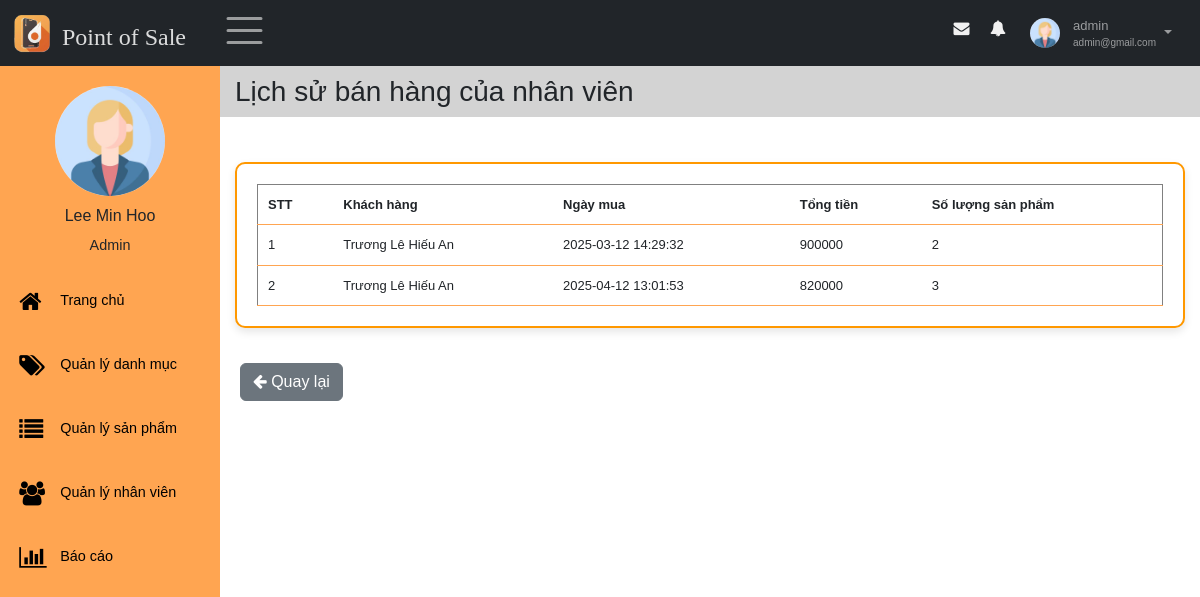
Page /source/Product_List_Admin/index.php?sidebar=quanlynhanvien&id_view=2 (signed in) on the committed database.
### tables this page shows
CREATE TABLE `taikhoan` (
  `id` int(11) NOT NULL,
  `id_nhanvien` int(11) NOT NULL,
  `username` varchar(30) NOT NULL,
  `password` varchar(30) NOT NULL,
  `role` enum('Admin','Nhân viên') NOT NULL,
  `trangthai_hd` tinyint(1) NOT NULL,
  `activate_token` varchar(10) DEFAULT NULL,
  `expire_time` int(11) DEFAULT NULL,
  `pass_changed` tinyint(1) DEFAULT NULL,
  `trangthai_khoa` tinyint(1) NOT NULL DEFAULT 0
);

CREATE TABLE `nhanvien` (
  `id` int(11) NOT NULL,
  `hoten` varchar(50) NOT NULL,
  `email` varchar(100) NOT NULL,
  `gioitinh` enum('Nữ','Nam') DEFAULT NULL,
  `sdt` varchar(11) DEFAULT NULL,
  `ngaysinh` date DEFAULT NULL,
  `diachi` varchar(100) DEFAULT NULL,
  `img` varchar(50) DEFAULT NULL
);

CREATE TABLE `donhang` (
  `id` int(11) NOT NULL,
  `id_khachhang` int(11) NOT NULL,
  `id_nhanvien` int(11) NOT NULL,
  `tongtien` decimal(10,0) NOT NULL,
  `tienkhachdua` decimal(10,0) NOT NULL,
  `tientra` decimal(10,0) NOT NULL,
  `ngaymua` timestamp NOT NULL DEFAULT current_timestamp(),
  `soluongsp` int(11) NOT NULL
);

CREATE TABLE `khachhang` (
  `id` int(11) NOT NULL,
  `hoten` varchar(50) NOT NULL,
  `diachi` text NOT NULL,
  `sdt` varchar(11) NOT NULL,
  `ngaytao` timestamp NOT NULL DEFAULT current_timestamp()
);

### source/Product_List_Admin/quanlyhoso/getProfileNV.php (called while the page is built, shortened)
<?php
    $conn = connectDB();
    if ($_SESSION['role'] == "Admin" && isset($_GET["id_detail"])) {
        $sql = "SELECT * FROM nhanvien, taikhoan WHERE taikhoan.id_nhanvien=nhanvien.id AND nhanvien.id =" . $_GET["id_detail"];
    } else {
        $sql = "SELECT * FROM nhanvien, taikhoan WHERE taikhoan.id_nhanvien=nhanvien.id AND nhanvien.id =" . $_SESSION["id"];
    }
    $result = $conn->query($sql);
    if ($result->num_rows > 0) {
        $row = $result->fetch_assoc();
        $profile_img = $row["img"];
    }
?>

### source/Product_List_Admin/functionQLNV/ttbanhang.php (the view, shortened to what this page needs)
<?php
    $idnv =  $_GET["id_view"];
    $conn = connectDB();
    $sql = "SELECT donhang.*, khachhang.hoten FROM donhang, khachhang WHERE id_khachhang = khachhang.id AND id_nhanvien =" .$idnv;
    $result = $conn->query($sql);
    if ($result->num_rows > 0) {
        $stt = 1;
        while($row = $result->fetch_assoc()) {
            echo "<tr>";
            echo "<td>" .$stt++. "</td>";
            echo "<td>" . $row["hoten"]. "</td>";
            echo "<td>" . $row["ngaymua"]. "</td>";
            echo "<td>" . $row["tongtien"]. "</td>";
            echo "<td>" . $row["soluongsp"]. "</td>";
            echo "</tr>";
        }
    }
?>

### source/Product_List_Admin/pages/nav.php (shortened to what this page needs)
<nav class="navbar navbar-expand-sm bg-dark navbar-dark fixed-top" id="nav">
    <div class="container-fluid">
        <div class="leftnav justify-content-start">
            <a class="logo navbar-brand" href="index.php">
                <img src="../images/logo.ico" alt="Logo" style="width:40px;" >
                <h4>Point of Sale</h4>
            </a>
            <div class="openclose"><span class="navbar-toggler-icon" style="font-size:30px;cursor:pointer" onclick="open_closeNav() " class = "las la-bars"></span></div>
        </div>
        <div class="rightnav justify-content-end">
            <ul  class=" navbar-nav" >
                <li class="nav-item">
                    <a href="#">
                    <span class = "fa fa-fw fa-envelope"></span>
                    </a></li>
                <li class="nav-item">
                    <a href="#">
                    <span class = "fa fa-bell"></span>
                    </a></li>
                <li class="nav-item dropdown">
                    <a id="nav-user" class="nav-link dropdown-toggle" href="#" role="button" data-bs-toggle="dropdown">
                    <?php
                        if (empty($profile_img) || $profile_img == "") {
                            $avtPath = "../image/user.jpg";
                        } else {
                            $avtPath = "quanlyhoso/imagesNV/" . $profile_img;
                        }
                    ?>
                    <img id="nav-avatar" src = "<?=$avtPath?>" height = "30px"  width = "30px" alt = "Avatar">
                        <div class="infor">
                            <p id ="user"><?= $_SESSION["username"]?></p>
                            <p id="email"><?= $_SESSION["email"]?></p>
                        </div>
                    </a>
                </li>
            </ul>
        </div>
    </div>
</nav>

### source/Product_List_Admin/style.css (style rules this page uses)
* { font-family: 'Poppins', sans-serif; box-sizing: border-box; text-decoration: none; list-style-type: none; padding: 0; margin: 0; }
#nav { position: fixed; }
.nav-item { margin: 5px 8px; }
.logo { display: flex; margin: 0; padding: 0; }
.logo h4 { color: #ffffffd6; font-family:Cambria, Cochin, Georgia, Times, 'Times New Roman', serif; }
.leftnav { display: flex; }
.logo>h4 { margin: 10px 10px 0 10px; }
.openclose { margin: 0 10px; }
#nav-user { display: flex; padding: 0; }
.infor { margin-left: 10px; display: flex; flex-direction: column; justify-content: center; flex-grow: 1; font-size: x-small; }
.infor p { margin: 0; }
#user { font-size: small; }
#nav-avatar { width: 30px; height: 30px; border-radius: 50%; margin: 3px; }
#nav-user::after { margin: 15px 8px; }
.rightnav>ul>li>a>span { color: #f1f1f1; padding: 5px; }
.cart-table th, .cart-table tbody td { padding: 10px 10px; font-size: small; border-bottom: 1px solid #ffa551; }
* { font-family: 'Poppins', sans-serif; box-sizing: border-box; margin: 0; padding: 0; }

### rows in the picture
taikhoan: id_nhanvien.img (placeholder picture)
donhang: id_khachhang.hoten "Trương Lê Hiếu An", ngaymua "2025-03-12 14:29:32", tongtien "900000", soluongsp "2"
donhang: id_khachhang.hoten "Trương Lê Hiếu An", ngaymua "2025-04-12 13:01:53", tongtien "820000", soluongsp "3"

### other values in the picture
$_SESSION["username"] "admin"
$_SESSION["email"] "admin@gmail.com"
$_SESSION['tennv'] "Lee Min Hoo"
$_SESSION['role'] "Admin"
